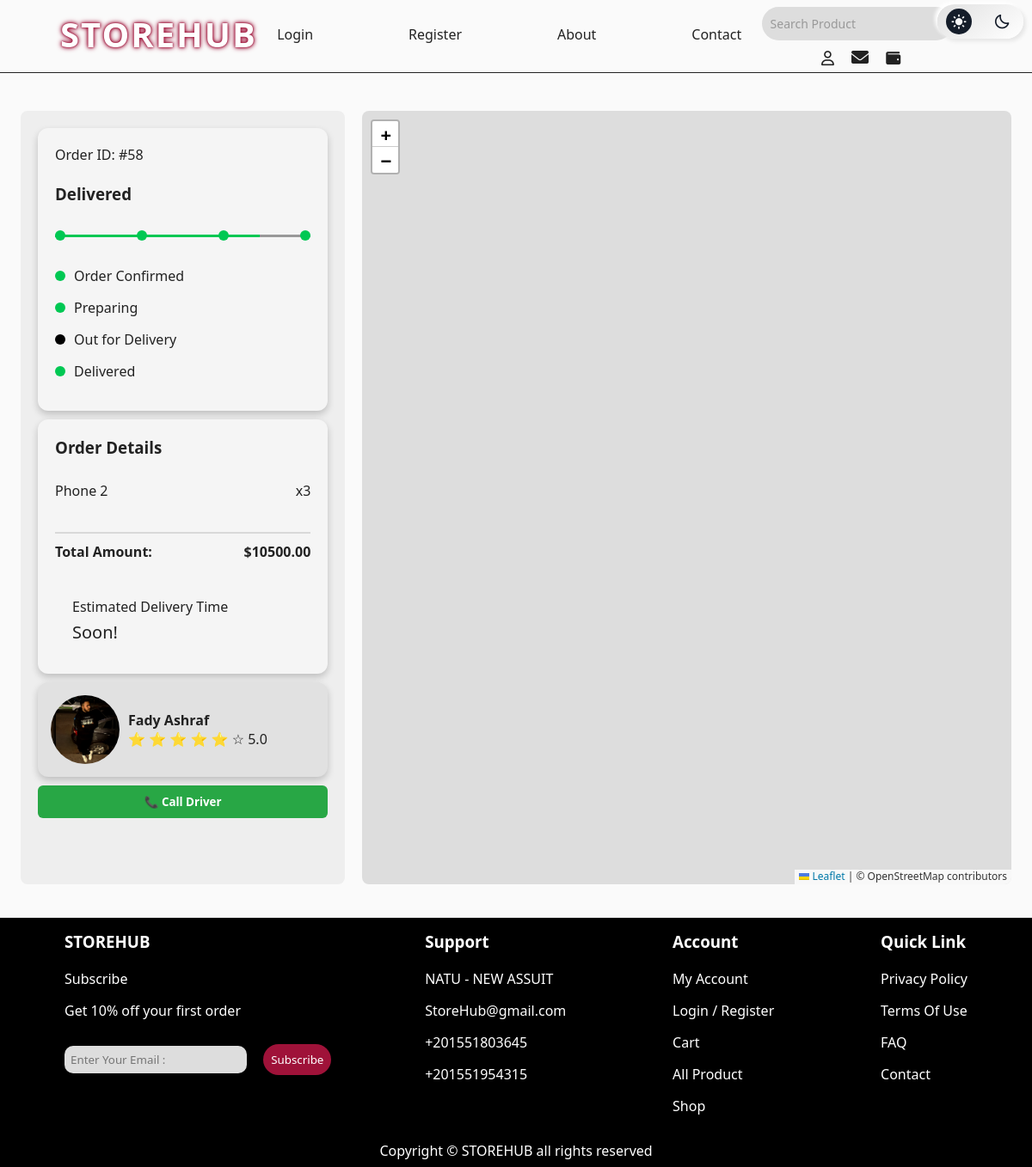
The app's page /order/58/ with its own data.
### pages/models.py (models this page shows, shortened)
class Order(models.Model):
    STATUS_CHOICES = [
        ('pending', 'Pending'),
        ('in_progress', 'In Progress'),
        ('completed', 'Completed'),
        ('cancelled', 'Cancelled'),
    ]
    client_lat = models.FloatField(null=True, blank=True)
    client_lng = models.FloatField(null=True, blank=True)
    delivery_agent_lat = models.FloatField(null=True, blank=True)
    delivery_agent_lng = models.FloatField(null=True, blank=True)
    customer = models.ForeignKey(User, verbose_name="العميل", on_delete=models.CASCADE, related_name='orders')
    order_date = models.DateTimeField(verbose_name="تاريخ الطلب", auto_now_add=True)
    status = models.CharField(verbose_name="حالة الطلب", max_length=20, choices=STATUS_CHOICES, default='pending')
    delivery_agent = models.ForeignKey(User, verbose_name="وكيل التوصيل", on_delete=models.SET_NULL, null=True, blank=True, related_name='delivery_orders')
    class Meta:
        verbose_name = "طلب"
        verbose_name_plural = "طلبات"

class OrderItem(models.Model):
    order = models.ForeignKey(Order, related_name='items', on_delete=models.CASCADE)
    product = models.ForeignKey('Product', verbose_name="المنتج", on_delete=models.CASCADE)
    quantity = models.PositiveIntegerField(verbose_name="كمية", default=1)
    class Meta:
        verbose_name = "عنصر طلب"
        verbose_name_plural = "عناصر الطلب"

class Product(models.Model):
    name = models.CharField(max_length=255, verbose_name="اسم المنتج", blank=True, null=True, default="منتج بدون اسم")
    price = models.DecimalField(max_digits=10, decimal_places=2, verbose_name="السعر", default=0.00)
    description = models.TextField(verbose_name="الوصف", blank=True, null=True)
    quantity = models.PositiveIntegerField(verbose_name="الكمية", default=0)
    saler = models.ForeignKey(User, on_delete=models.CASCADE, related_name='products', null=True, blank=True)
    image = models.ImageField(upload_to='products/', default='default.jpg', verbose_name="صورة المنتج", blank=True, null=True,max_length=255)
    color = models.CharField(max_length=50, choices=[
        ('red', 'Red'),
        ('green', 'Green'),
        ('yellow', 'Yellow'),
        ('blue', 'Blue'),
        ('orangered', 'OrangeRed'),
        ('black', 'Black')],
        default="black", verbose_name="اللون")
    likes = models.ManyToManyField(User, related_name='product_likes', blank=True, verbose_name="اللايكات")
    category = models.ForeignKey(Category, on_delete=models.SET_NULL, null=True, blank=True, verbose_name="التصنيف")
    rating = models.FloatField(default=0, verbose_name="التقييم")
    seller_lat = models.FloatField(null=True, blank=True)
    seller_lng = models.FloatField(null=True, blank=True)
    class Meta:
        verbose_name = "منتج"
        verbose_name_plural = "منتجات"

class UserProfile(models.Model):
    ROLE_CHOICES = [
        ('user', 'User'),
        ('delivery_agent', 'Delivery Agent'),
        ('saler', 'Saler'),
        ('admin', 'Admin'),
    ]
    lat = models.FloatField(null=True, blank=True)
    lng = models.FloatField(null=True, blank=True)
    profile_image = models.ImageField(upload_to='profile_images/', blank=True, null=True, default='default_driver.jpg')
    rating = models.DecimalField(max_digits=2, decimal_places=1, default=5.0)  # من 5 نجوم
    user = models.OneToOneField(User, on_delete=models.CASCADE)  # ارتباط كل مستخدم ببروفايل خاص بيه
    role = models.CharField(max_length=50, choices=ROLE_CHOICES, default='user')
    phone_number = models.CharField(max_length=15, blank=True, null=True)
    created_at = models.DateTimeField(auto_now_add=True)

### pages/views.py (the view)
# urls.py: path('order/<int:order_id>/', views.order_detail, name='order_detail'),
def order_detail(request, order_id):
    order = get_object_or_404(Order, id=order_id)
    items = order.items.all()
    total_price = sum(item.product.price * item.quantity for item in items)
    delivery_agent_profile = None
    filled_stars = 0
    empty_stars = 5
    if order.delivery_agent:
        delivery_agent_profile = UserProfile.objects.filter(user=order.delivery_agent).first()
        if delivery_agent_profile and delivery_agent_profile.rating:
            filled_stars = int(round(delivery_agent_profile.rating))
            empty_stars = 5 - filled_stars
    seller_lat = None
    seller_lng = None
    if items:
        product = items[0].product
        seller_lat = product.seller_lat
        seller_lng = product.seller_lng
    context = {
        'order': order,
        'items': items,
        'total_price': total_price,
        'delivery_agent_profile': delivery_agent_profile,
        'filled_stars': filled_stars,
        'empty_stars': empty_stars,
        'client_lat': order.client_lat,
        'client_lng': order.client_lng,
        'driver_lat': order.delivery_agent_lat,
        'driver_lng': order.delivery_agent_lng,
        'seller_lat': seller_lat,
        'seller_lng': seller_lng,
    }
    return render(request, 'delivery agent/Delivery Order Details.html', context)

### templates/delivery agent/Delivery Order Details.html (shortened to what this page needs)
{% extends 'pages/base.html' %}
{% block content %}
{% load static %}
<!DOCTYPE html>
<html lang="en">
  <head>
    <link rel="stylesheet" href="https://unpkg.com/leaflet@1.9.4/dist/leaflet.css" />
    <link rel="stylesheet" href="{% static 'css/style_delivery.css' %}" />
    <link
      rel="stylesheet"
      href="https://cdnjs.cloudflare.com/ajax/libs/font-awesome/6.7.2/css/all.min.css"
 />
    <link
      href="https://unpkg.com/boxicons@2.1.2/css/boxicons.min.css"
      rel="stylesheet" />
    <link
      href="https://cdnjs.cloudflare.com/ajax/libs/font-awesome/6.0.0-beta3/css/all.min.css"
      rel="stylesheet" />
  </head>
  <body class="light">
    <div class="CustomerOrder">
        <div class="content-container">
            <div class="containera">
                <div class="order-status">
                    <p>Order ID: #{{ order.id }}</p><br>
                    <h3>
                        {% if order.status == 'pending' %}
                            Order Confirmed
                        {% elif order.status == 'in_progress' %}
                            Out for Delivery
                        {% elif order.status == 'completed' %}
                            Delivered
                        {% elif order.status == 'cancelled' %}
                            Cancelled
                        {% endif %}
                    </h3>
                    <div class="progress-bar">
                        <div class="progress-completed"></div>
                        <div class="progress-point {% if order.status in 'pending in_progress completed' %}active{% endif %}"></div>
                        <div class="progress-point {% if order.status in 'in_progress completed' %}active{% endif %}"></div>
                        <div class="progress-point {% if order.status == 'completed' %}active{% endif %}"></div>
                        <div class="progress-point {% if order.status == 'completed' %}active{% endif %}"></div>
                    </div>
                    <div class="stages">
                        <div class="stage">
                            <div class="stage-name">
                                <div class="stage-dot {% if order.status in 'pending in_progress completed' %}active{% endif %}"></div>
                                <div><p>Order Confirmed</p></div>
                            </div>
                        </div>
                        <div class="stage">
                            <div class="stage-name">
                                <div class="stage-dot {% if order.status in 'in_progress completed' %}active{% endif %}"></div>
                                <div><p>Preparing</p></div>
                            </div>
                        </div>
                        <div class="stage">
                            <div class="stage-name">
                                <div class="stage-dot {% if order.status == 'in_progress' %}active{% endif %}"></div>
                                <div><p>Out for Delivery</p></div>
                            </div>
                        </div>
                        <div class="stage">
                            <div class="stage-name">
                                <div class="stage-dot {% if order.status == 'completed' %}active{% endif %}"></div>
                                <div><p>Delivered</p></div>
                            </div>
                        </div>
                    </div>
                </div>
                <div class="order-details">
                    <h3>Order Details</h3><br>
                    {% for item in items %}
                        <p><span>{{ item.product.name }}</span> <span>x{{ item.quantity }}</span></p><br>
                    {% endfor %}
                    <hr class="separator">
                    <p class="total">
                        <span>Total Amount:</span>
                        <span>${{ total_price }}</span>
                    </p><br>
                    <div class="delivery-time">
                        <p>Estimated Delivery Time</p>
                        <p style="font-size: 20px;">Soon!</p>
                    </div>
                </div>
                <div class="driver-info">
                    {% if delivery_agent_profile %}
                        <img src="{{ delivery_agent_profile.profile_image.url }}" alt="Driver" style="width: 80px; height: 80px; object-fit: cover; border-radius: 50%;">
                        <div>
                            <h4>{{ delivery_agent_profile.user.first_name }} {{ delivery_agent_profile.user.last_name }}</h4>
                            <p>
                                {% for _ in "x"|ljust:filled_stars %}
                                    ⭐
                                {% endfor %}
                                {% for _ in "x"|ljust:empty_stars %}
                                    ☆
                                {% endfor %}
                                {{ delivery_agent_profile.rating|default:"0.0" }}
                            </p>
                        </div>
                    {% else %}
                        <p>لا يوجد سائق مخصص لهذا الطلب.</p>
                    {% endif %}
                </div>
                <button class="call-btn">📞 Call Driver</button>
            </div>
        </div>
        <div class="map-container">
            <div id="map" style="height: 100%; width: 100%; z-index: 1;"></div>
          </div>
          <link rel="stylesheet" href="https://unpkg.com/leaflet@1.9.4/dist/leaflet.css" />
    </div>
  </body>
</html>
{% endblock %}

### project/static/css/style_delivery.css (style rules this page uses)
* { padding: 0; margin: 0; box-sizing: border-box; text-decoration: none; border: none; outline: none; font-family: "Segoe UI", Tahoma, Geneva, Verdana, sans-serif; }
:root { --main-color: #9f1239; --dark-toogle: #222; --text-color: #222; --white-color: #fff; --dark-color: #222; }
.light { background: #fafafa; }
.CustomerOrder { display: flex; gap: 20px; width: 100%; padding: 2%; }
.CustomerOrder .content-container { flex: 1; width: 500px; height: 900px; background-color: #eee; border-radius: 8px; }
.CustomerOrder .map-container { flex: 2; width: 820.8px; height: 900px; border-radius: 30px; }
.CustomerOrder .map-container #map { border-radius: 8px; }
.CustomerOrder .containera { padding: 20px; border-radius: 12px; }
.CustomerOrder .separator { border: none; height: 2px; background-color: rgba(107, 105, 105, 0.2); margin: 10px 0; }
.progress-bar { display: flex; justify-content: space-between; align-items: center; position: relative; margin: 30px 0; }
.progress-completed { position: absolute; height: 3px; background-color: #00c853; width: 80%; z-index: 2; }
.progress-point { width: 12px; height: 12px; border-radius: 50%; background-color: #999; z-index: 3; position: relative; }
.progress-point.active { background-color: #00c853; }
.stages { margin-top: 20px; }
.stage { display: flex; justify-content: space-between; margin-bottom: 15px; }
.stage-name { display: flex; align-items: center; }
.stage-dot { width: 12px; height: 12px; border-radius: 50%; background-color: black; margin-right: 10px; }
.stage-dot.active { background-color: #00c853; }
.CustomerOrder .order-status, .CustomerOrder .order-details, .CustomerOrder .driver-info { padding: 20px; margin-bottom: 10px; border-radius: 12px; box-shadow: 0px 4px 8px rgba(0, 0, 0, 0.2); background-color: #f5f5f5; }
.CustomerOrder .containera p, .CustomerOrder .containera h3 { color: var(--dark-color); }
.CustomerOrder .delivery-time { padding: 10px; color: white; border-radius: 6px; padding-left: 20px; }
.CustomerOrder .driver-info { display: flex; align-items: center; background: #e1e1e1; padding: 15px; border-radius: 12px; position: relative; }
.CustomerOrder .driver-info p , .CustomerOrder .driver-info h4 { color: var(--text-color); }
.CustomerOrder .driver-info img { width: 50px; height: 50px; border-radius: 50%; }
.order-details p { display: flex; justify-content: space-between; align-items: center; margin: 5px 0; }
.order-details p span { min-width: 40px; text-align: right; }
.order-details .total { display: flex; justify-content: space-between; align-items: center; font-weight: bold; margin-top: 10px; }
.CustomerOrder .driver-info { display: flex; align-items: center; gap: 10px; }
.call-btn { background: #28a745; color: white; padding: 10px 15px; border: none; cursor: pointer; border-radius: 6px; width: 100%; margin-top: 10px; text-align: center; font-weight: bold; display: flex; align-items: center; justify-content: center; gap: 5px; }

### records on screen
Order: id "58"
OrderItem: product.name "Phone 2", quantity "3"
UserProfile: profile_image (picture), user.first_name "Fady", user.last_name "Ashraf", rating "5.0"

### other values on screen
{{ total_price }} "10500.00"
